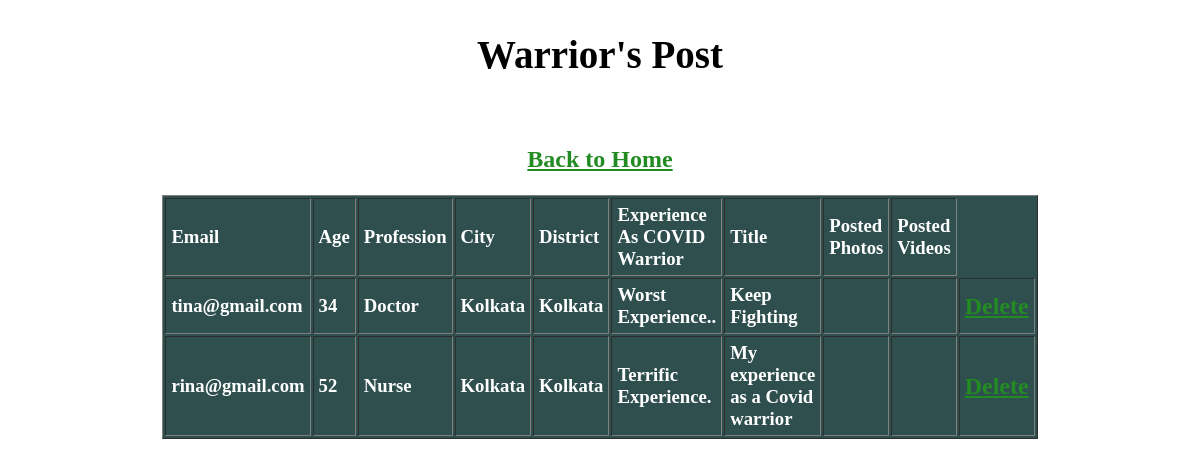
The page /display_warrior.php on the database as committed earlier.
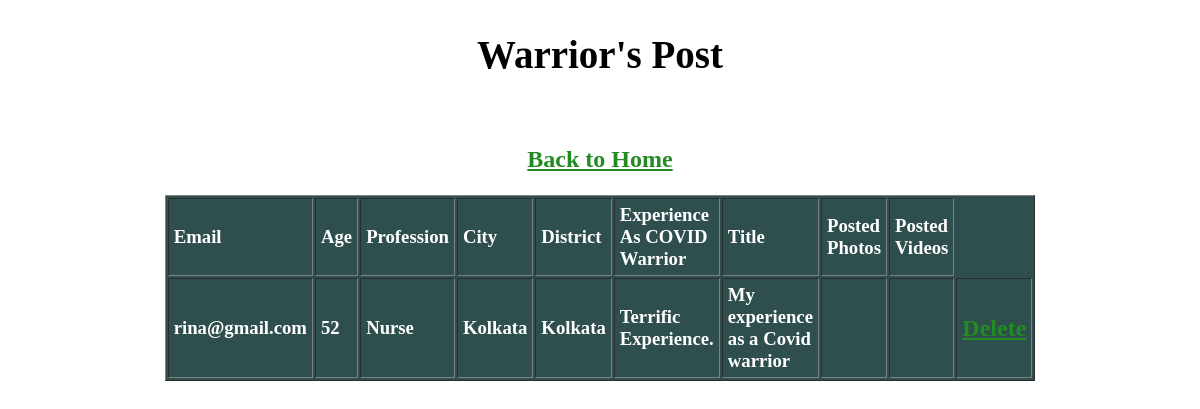
The same page on the database as committed later.
### tables this page shows
CREATE TABLE `warrior_db` (
  `id` int(10) NOT NULL,
  `email` varchar(255) NOT NULL,
  `age` varchar(30) NOT NULL,
  `profession` varchar(255) NOT NULL,
  `city` varchar(255) NOT NULL,
  `district` varchar(255) NOT NULL,
  `experience` varchar(255) NOT NULL,
  `title` varchar(255) NOT NULL,
  `photo` varchar(255) NOT NULL,
  `video` varchar(255) NOT NULL
);

### display_warrior.php (the view, shortened to what this page needs)
<?php
include("connection.php");?>
<!DOCTYPE html>
<html>
<head>
</head>
<body>
<h2 style="font-size: 39px;"><center>Warrior's Post</center></h2><br>
<h3 style="color:darkgreen;"><center><a href="menu.html">Back to Home </a></center><br>
<table width = "80%" border="1" cellspacing="2" cellpadding="5" align="center" style="background-color: darkSlategray; color: white;">
	<tr>
		<td><strong>Email</strong></td>
		<td><strong>Age</strong></td>
		<td><strong>Profession</strong></td>
		<td><strong>City</strong></td>
		<td><strong>District</strong></td>
		<td><strong>Experience As COVID Warrior</strong></td>
		<td><strong>Title</strong></td>
        <td><strong>Posted Photos</strong></td>
		<td><strong>Posted Videos</strong></td>
	</tr>
    <?php
		$sql = "SELECT * FROM `warrior_db`";
		$result = mysqli_query($link,$sql);
		if(mysqli_num_rows($result) > 0)
		{
			while($row = mysqli_fetch_assoc($result))
			{
				echo "<tr>";
				echo "<td>".$row["email"]."</td>";
				echo "<td>".$row["age"]."</td>";
				echo "<td>".$row["profession"]."</td>";
				echo "<td>".$row["city"]."</td>";
				echo "<td>".$row["district"]."</td>";
				echo "<td>".$row["experience"]."</td>";
				echo "<td>".$row["title"]."</td>";
                echo "<td>".$row["photo"]."</td>";
				echo "<td>".$row["video"]."</td>";
				echo "<td><a href='delete_warrior.php?id=".$row['id']."'>Delete</a></td>";
				echo "</tr>";
			}
		}
     ?>
</table>
</body>
</html>

### display_warrior.php (style rules this page uses)
body { background-image: url("https://p1.pxfuel.com/preview/312/952/22/white-structure-texture-background-ceiling-whitish.jpg"); background-position: center; background-size: cover; height: 700px; margin-left: 10%; margin-right: 10%; }
a { color: forestgreen; font-size: 24px; }

Rows that differ between the two databases and show on the page:
removed warrior_db: email "tina@gmail.com", age "34", profession "Doctor", city "Kolkata", district "Kolkata", experience "Worst Experience..", title "Keep Fighting"
